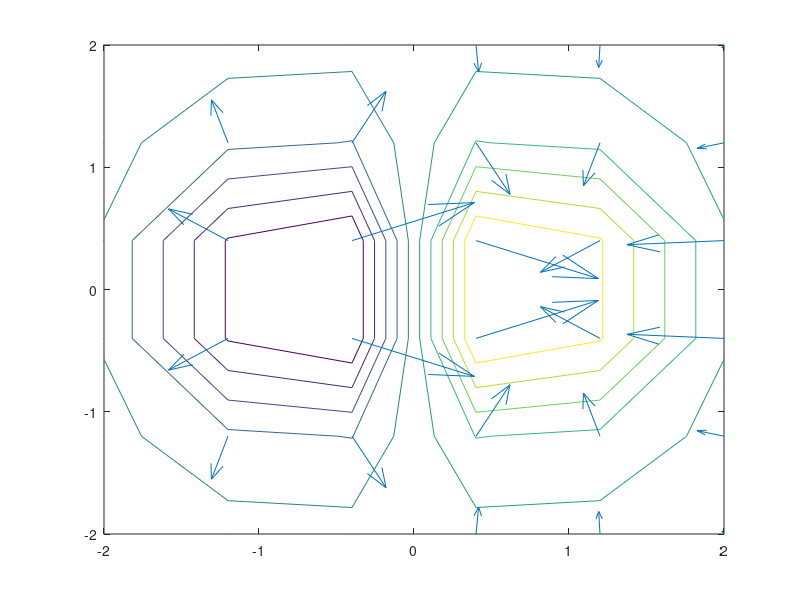

MATLAB code for this plot:
[X,Y] = meshgrid(-2:.8:2);
Z = X.*exp(-X.^2 - Y.^2)
[DX,DY] = gradient(Z,.2,.2);
figure
contour(X,Y,Z)
hold on
quiver(X,Y,DX,DY)
hold off